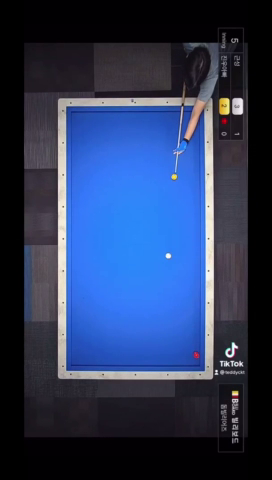
#> input picture frame 106 of ball-tracking-with-opencv/testing.mp4, 272 x 480 px, given in place of video.mp4, which was not available
$ python get_ball_image.py
#> lines starting #> are read from the running program, lines starting #| are printed output that depends on the picture; after the words box and inside, x2 and y2 are one past the last pixel; in counts of white or black regions, pixels touching at a corner belong together; pictures that were not available may be replaced by others from this repository, and a replacement may not be noted
import cv2
import numpy as np


ball = []
cap = cv2.VideoCapture("videos/video.mp4")
out = cv2.VideoWriter('output.avi',cv2.VideoWriter_fourcc('M','J','P','G'),10,(1920,1080))
while cap.isOpened():
  ret, frame = cap.read()
#> frame is the input picture: shape (480, 272, 3); mean B, G, R 92.1, 57.5, 42.4
  if ret is False:
    break
  hsv = cv2.cvtColor(frame, cv2.COLOR_BGR2HSV)
#> hsv: shape (480, 272, 3); mean H, S, V 100.2, 112.9, 93.3
  lower_hue = np.array([21,0,0])
  upper_hue = np.array([45,255,255])
  mask = cv2.inRange(hsv,lower_hue, upper_hue)
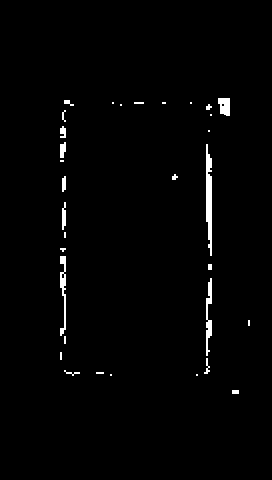
#> mask: shape (480, 272); 1.4% white; 32 white regions (15 under 20 px)

  (contours,_)=cv2.findContours(mask,cv2.RETR_TREE,cv2.CHAIN_APPROX_SIMPLE)
#> contours = 34 contours, 26 with area under 20; largest, box (x1, y1, x2, y2) and area: (206, 144, 212, 256) 396, (206, 278, 212, 356) 184, (60, 256, 66, 336) 180, (218, 98, 230, 116) 154, (62, 202, 66, 230) 57, (60, 142, 66, 158) 56, (62, 176, 66, 192) 38, (60, 126, 66, 138) 37

  center = None

  if len(contours)>0:
    c = max(contours, key=cv2.contourArea)
#> c = contour of 37 points, box (x1, y1, x2, y2) (206, 144, 212, 256), area 396
    ((x,y),radius) = cv2.minEnclosingCircle(c)
#> x = 208.5; y = 199.5; radius = 55.56
    M = cv2.moments(c)
#> M = moments, m00 396.5, centre m10/m00, m01/m00 = (208.6, 197.2)
    try:
      center = (int(M["m10"]/M["m00"]), int(M["m01"]/M["m00"]))
#> center = (208, 197)
      cv2.circle(frame, center,10, (255,0,0),-1)
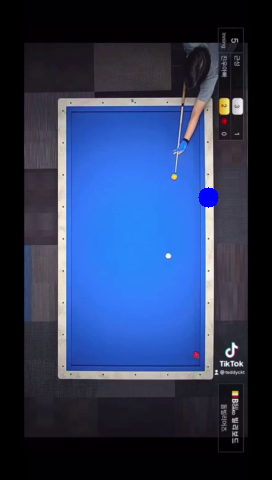
#> frame: shape (480, 272, 3); 0.24% of pixels changed, all inside (x1, y1, x2, y2) = (198, 187, 219, 208)
      ball.append(center)
    except:
      pass
    if len(ball)>2:
      for i in range(1,len(ball)):
        cv2.line(frame, ball[i-1], ball[i],(0,0,255),5)
  out.write(frame)
out.release()

$ run again, starting later in the video
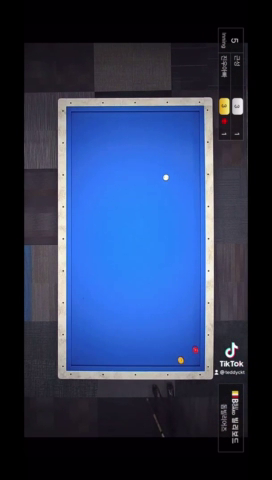
#> input picture frame 477 of ball-tracking-with-opencv/testing.mp4, 272 x 480 px, given in place of video.mp4, which was not available
#> frame is the input picture: shape (480, 272, 3); mean B, G, R 91.7, 56.9, 41.5
#> hsv: shape (480, 272, 3); mean H, S, V 100.4, 114.3, 93
#> `mask = cv2.inRange(hsv,lower_hue, upper_hue)`:
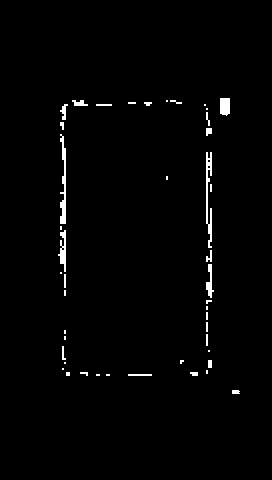
#> mask: shape (480, 272); 1.5% white; 45 white regions (22 under 20 px)
#> contours = 48 contours, 37 with area under 20; largest, box (x1, y1, x2, y2) and area: (60, 134, 66, 224) 210, (206, 152, 212, 248) 200, (220, 98, 230, 116) 142, (58, 230, 66, 272) 132, (206, 264, 214, 298) 92
#> c = contour of 46 points, box (x1, y1, x2, y2) (60, 134, 66, 224), area 210
#> x = 62.5; y = 178.5; radius = 44.57
#> M = moments, m00 210, centre m10/m00, m01/m00 = (63.18, 186.5)
#> center = (63, 186)
#> `cv2.circle(frame, center,10, (255,0,0),-1)`:
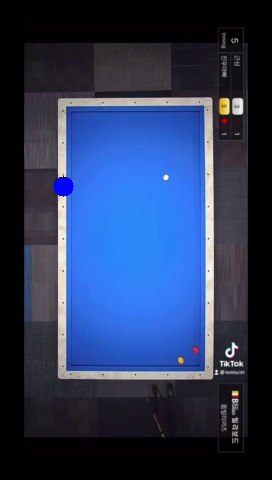
#> frame: shape (480, 272, 3); 0.24% of pixels changed, all inside (x1, y1, x2, y2) = (53, 176, 74, 197)

$ run again, starting later in the video
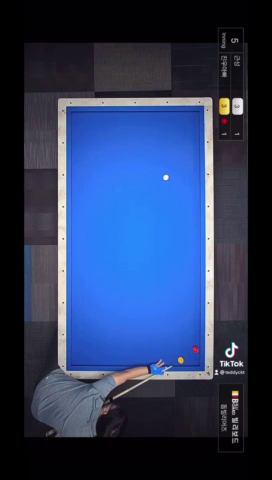
#> input picture frame 848 of ball-tracking-with-opencv/testing.mp4, 272 x 480 px, given in place of video.mp4, which was not available
#> frame is the input picture: shape (480, 272, 3); mean B, G, R 94.5, 58.7, 42.5
#> hsv: shape (480, 272, 3); mean H, S, V 98.8, 114.8, 95.6
#> `mask = cv2.inRange(hsv,lower_hue, upper_hue)`:
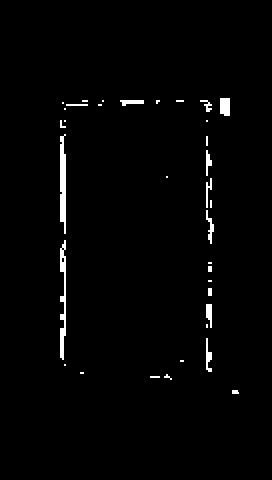
#> mask: shape (480, 272); 1.6% white; 35 white regions (17 under 20 px)
#> contours = 37 contours, 25 with area under 20; largest, box (x1, y1, x2, y2) and area: (60, 134, 66, 234) 393, (60, 240, 66, 360) 323, (220, 98, 230, 116) 146, (206, 304, 212, 328) 80, (206, 338, 212, 372) 76
#> c = contour of 28 points, box (x1, y1, x2, y2) (60, 134, 66, 234), area 393
#> x = 64.5; y = 183.5; radius = 49.5
#> M = moments, m00 393, centre m10/m00, m01/m00 = (62.47, 183.2)
#> center = (62, 183)
#> `cv2.circle(frame, center,10, (255,0,0),-1)`:
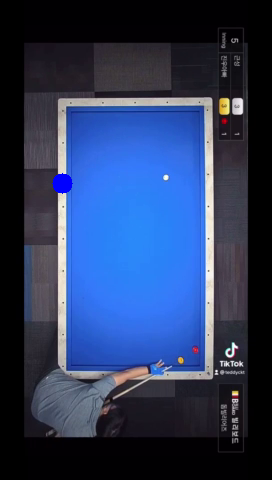
#> frame: shape (480, 272, 3); 0.24% of pixels changed, all inside (x1, y1, x2, y2) = (52, 173, 73, 194)
